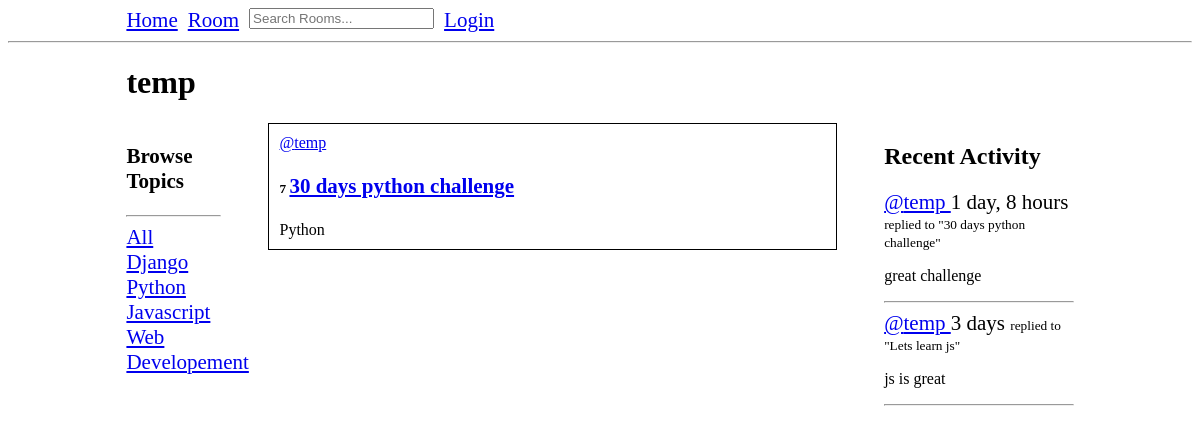
Screenshot of /user-profile/4 with the database file from the repository.
### base/models.py (models this page shows, shortened)
class Topic(models.Model):
    name = models.CharField(max_length = 200)

class Room(models.Model):
    class Meta:
        ordering = ['-updated', '-created']
    host = models.ForeignKey(User, on_delete = models.SET_NULL, null = True)
    topic = models.ForeignKey(Topic, on_delete = models.SET_NULL, null = True)
    name = models.CharField(max_length = 200)
    description = models.TextField(null = True, blank = True)
    participants = models.ManyToManyField(User, related_name = 'participants', blank = True)
    updated = models.DateTimeField(auto_now = True)
    created = models.DateTimeField(auto_now_add = True)
    def __str__(self):
        return self.name

class Message(models.Model):
    class Meta:
        ordering = ['-updated', '-created']
    user = models.ForeignKey(User, on_delete = models.CASCADE)
    room = models.ForeignKey(Room, on_delete = models.CASCADE)
    body = models.TextField()
    updated = models.DateTimeField(auto_now = True)
    created = models.DateTimeField(auto_now_add = True)
    def __str__(self) -> str:
        return self.body[0 : 50]

### base/views.py (the view)
# urls.py: path('user-profile/<str:user_id>', views.user_profile, name = 'user-profile'),
def user_profile(request, user_id):
    user = User.objects.get(id = user_id)
    rooms = user.room_set.all()
    topics = Topic.objects.all()
    room_messages = user.message_set.all()
    context = {'user' : user, 'rooms' : rooms, 'room_messages' : room_messages, 'topics' : topics}
    return render(request, 'base/profile.html', context)

### base/templates/base/profile.html
{% extends 'main.html' %} {% block content %}
<div class="profile-page">
  <h1>{{user.username}}</h1>
  <div class="main-area">
    <div class="topics">{% include 'base/topics_component.html' %}</div>
    <div class="room-section">{% include 'base/feed_component.html' %}</div>
    <div class="activity-feed">
      {% include 'base/activity_component.html' %}
    </div>
  </div>
</div>
{% endblock content %}

### base/templates/base/topics_component.html
<h3 class="font-md">Browse Topics</h3>
<hr />
<div>
  <a class="font-md" href="{% url 'home' %}">All</a>
</div>
{% for topic in topics %}
<div>
  <a class="font-md" href="{% url 'home'%}?topic={{topic.name}} "
    >{{topic.name}}</a
  >
</div>
{% endfor %}

### base/templates/base/feed_component.html (shortened to what this page needs)
{% for room in rooms %}
<div style="border: 1px solid black; padding: 10px">
  <a href="{% url 'user-profile' room.host.id %}">@{{room.host.username}}</a>
  <h5>
    {{room.id}}
    <a class="font-md" href="{% url 'room' room.id %}"
      ><span>{{room.name}}</span>
    </a>
  </h5>
  <span>{{room.topic.name}}</span>
</div>
{% endfor %}

### base/templates/base/activity_component.html (shortened to what this page needs)
<h2>Recent Activity</h2>
<div class="recent-messages">
  {% for message in room_messages %}
  <div>
    <small class="font-md">
      <a href="{% url 'user-profile' message.user.id %}"> @{{message.user}} </a>
      {{message.created|timesince}}
    </small>
    <small>replied to "{{message.room}}"</small>
    <p>{{message}}</p>
  </div>
  <hr />
  {% endfor %}
</div>

### static/styles/main.css (style rules this page uses)
.home-container, .profile-page { width: 80%; margin: 0 auto; }
.font-md { font-size: 21px; }
.main-area { display: flex; justify-content: space-between; }
.topics { width: 10%; }
.room-section { width: 60%; }
.activity-feed { width: 20%; }

### templates/navbar.html (style rules this page uses)
.font-md { font-size: 21px; }

### rows the page displays
Topic: name "Django"
Topic: name "Python"
Topic: name "Javascript"
Topic: name "Web Developement"
Room: host.username "temp", id "7", name "30 days python challenge", topic.name "Python"
Message: user "temp", created "1 day, 8 hours", room "30 days python challenge", body "great challenge"
Message: user "temp", created "3 days", room "Lets learn js", body "js is great"

### other values shown
{{ user.username }} "temp"
